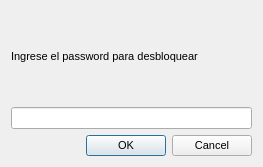
<?xml version="1.0" encoding="UTF-8"?>
<ui version="4.0">
 <class>LoginDialog</class>
 <widget class="QDialog" name="LoginDialog">
  <property name="geometry">
   <rect>
    <x>0</x>
    <y>0</y>
    <width>263</width>
    <height>167</height>
   </rect>
  </property>
  <property name="font">
   <font>
    <pointsize>8</pointsize>
   </font>
  </property>
  <property name="windowTitle">
   <string>Login</string>
  </property>
  <layout class="QVBoxLayout" name="verticalLayout">
   <item>
    <widget class="QLabel" name="label">
     <property name="text">
      <string>Ingrese el password para desbloquear</string>
     </property>
    </widget>
   </item>
   <item>
    <widget class="QLineEdit" name="lineEdit">
     <property name="echoMode">
      <enum>QLineEdit::Password</enum>
     </property>
    </widget>
   </item>
   <item>
    <widget class="QDialogButtonBox" name="buttonBox">
     <property name="orientation">
      <enum>Qt::Horizontal</enum>
     </property>
     <property name="standardButtons">
      <set>QDialogButtonBox::Cancel|QDialogButtonBox::Ok</set>
     </property>
    </widget>
   </item>
  </layout>
 </widget>
 <resources/>
 <connections>
  <connection>
   <sender>buttonBox</sender>
   <signal>accepted()</signal>
   <receiver>LoginDialog</receiver>
   <slot>accept()</slot>
   <hints>
    <hint type="sourcelabel">
     <x>248</x>
     <y>254</y>
    </hint>
    <hint type="destinationlabel">
     <x>157</x>
     <y>274</y>
    </hint>
   </hints>
  </connection>
  <connection>
   <sender>buttonBox</sender>
   <signal>rejected()</signal>
   <receiver>LoginDialog</receiver>
   <slot>reject()</slot>
   <hints>
    <hint type="sourcelabel">
     <x>316</x>
     <y>260</y>
    </hint>
    <hint type="destinationlabel">
     <x>286</x>
     <y>274</y>
    </hint>
   </hints>
  </connection>
 </connections>
</ui>
